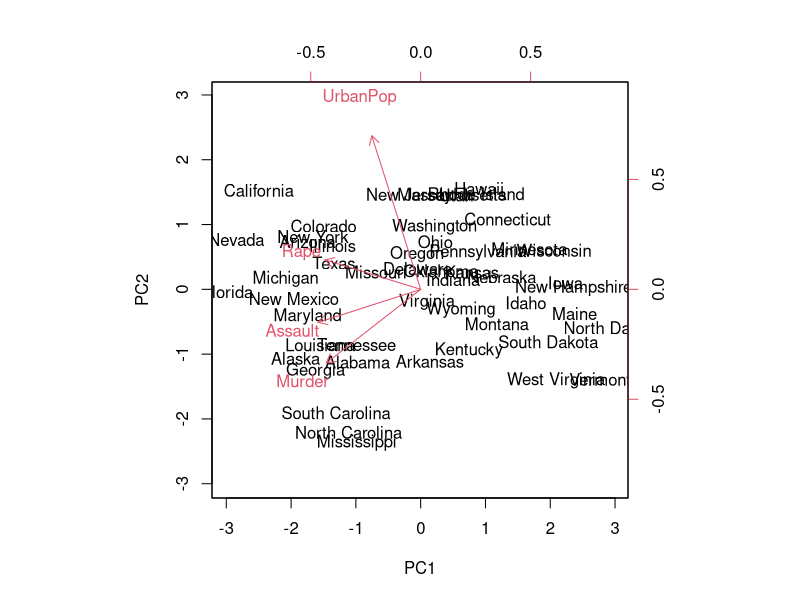
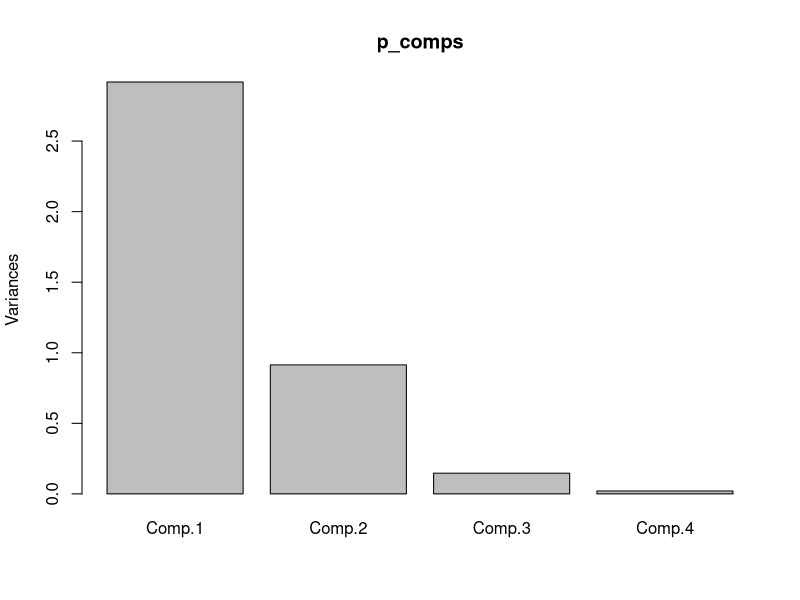
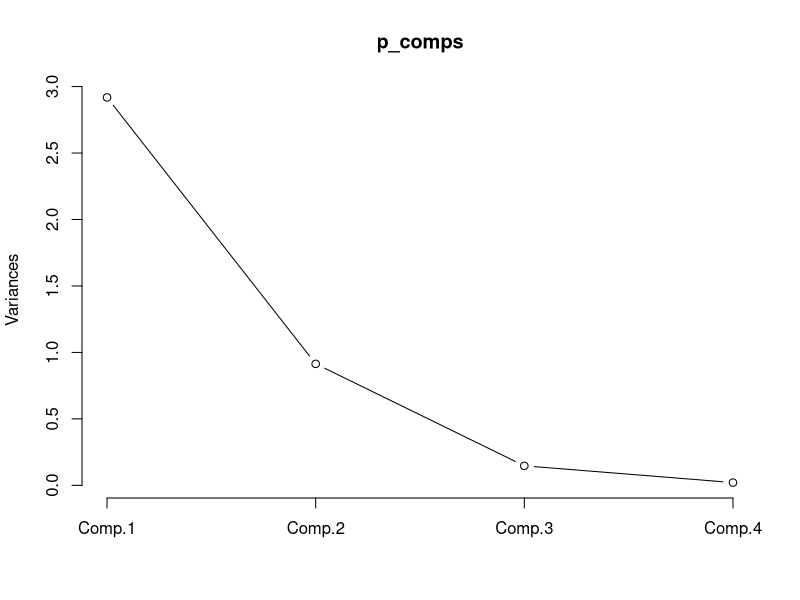
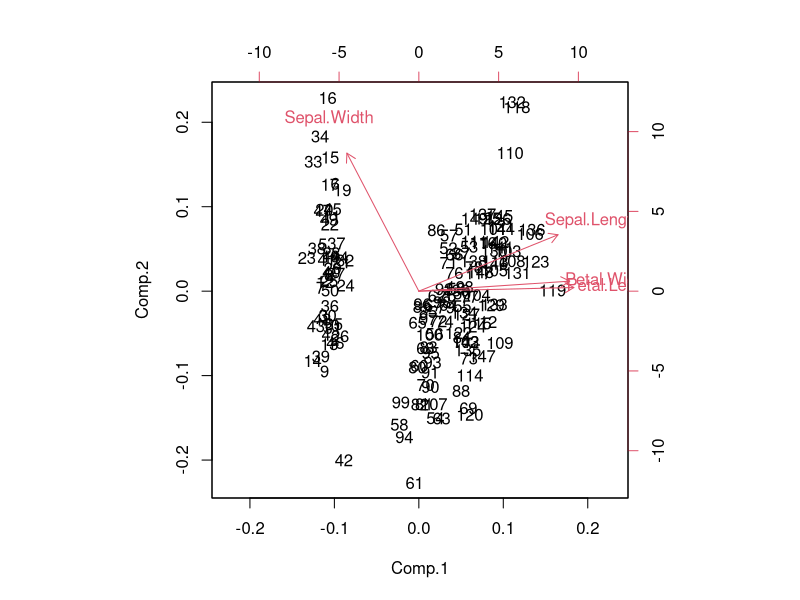
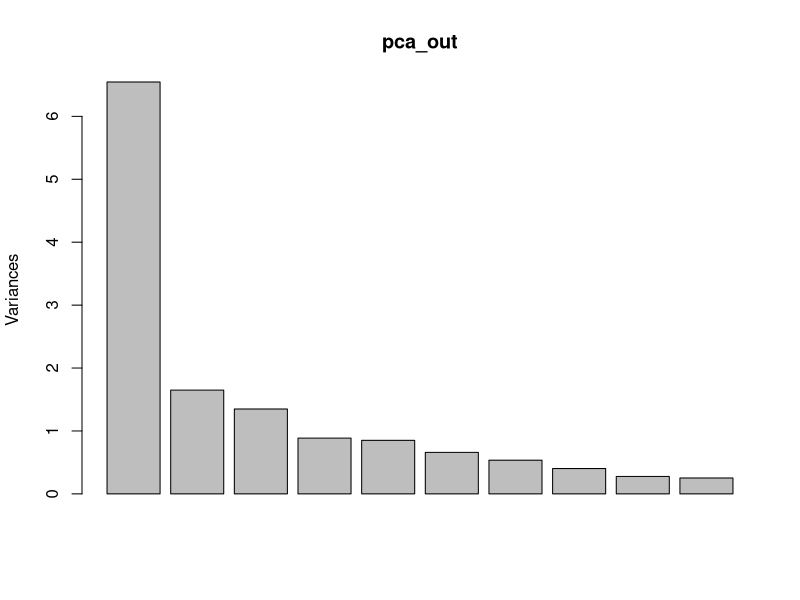
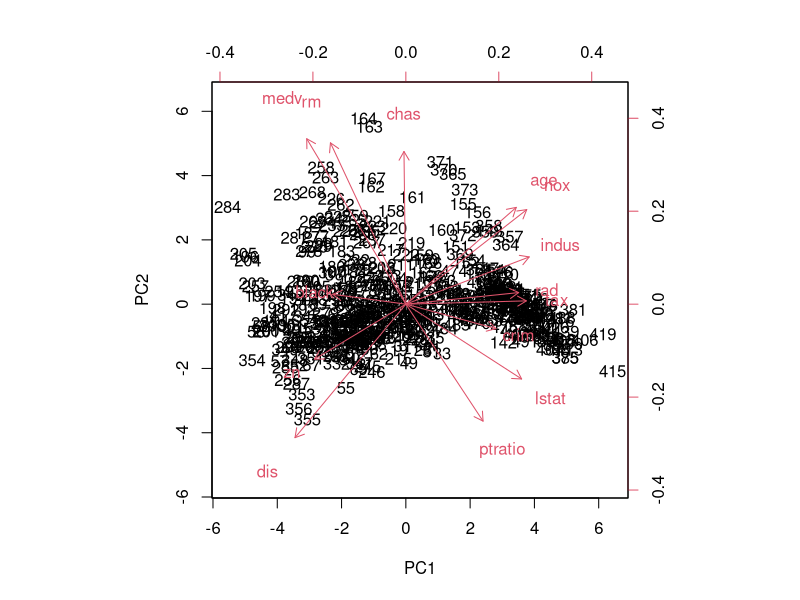

Here is the R script that generated these plots, in order:
## ---- chunk 1

data("USArrests")
states = row.names(USArrests)
states
names(USArrests)

apply(USArrests, 2, mean)
apply(USArrests, 2, var)
## ---- chunk 2
pr.out = prcomp(USArrests, scale=TRUE)
names(pr.out)

pr.out$center
pr.out$scale
pr.out$rotation

dim(pr.out$x)
biplot(pr.out, scale=0)
pr.out$sdev

pr.var = pr.out$sdev^2
pr.var

pve = pr.var/sum(pr.var)
pve

## ---- chunk 3

data("iris")
head(iris)

irisdata1 <- iris[,1:4]
irisdata1

help("princomp")

p_comps <- princomp(irisdata1, cor=TRUE, score=TRUE)
summary(p_comps)

plot(p_comps)
plot(p_comps, type="l")

biplot(p_comps)


## ---- chunk 4
install.packages("MASS")
data(Boston, package="MASS")

help(Boston)
help(prcomp)

pca_out <- prcomp(Boston, scale=TRUE)
pca_out
plot(pca_out)

biplot(pca_out, scale=0)
boston_pc <- pca_out$x
boston_pc
head(boston_pc)
summary(boston_pc)

